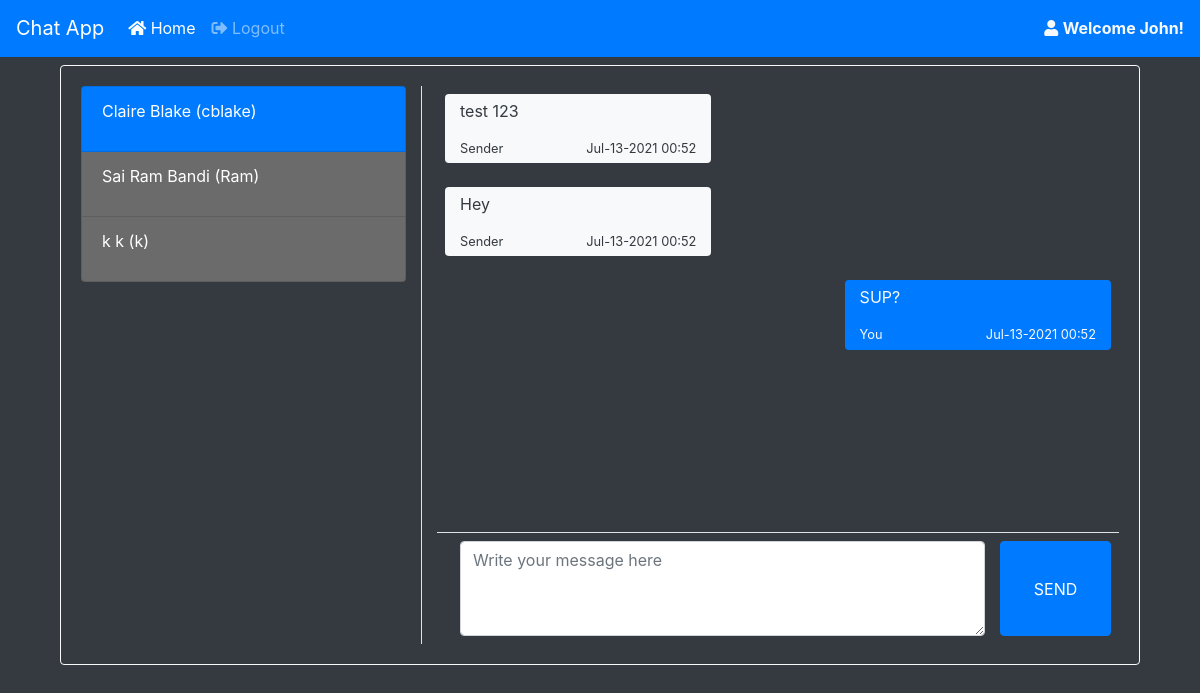
/home/?u=6 (signed in), run on the app's committed database.
### chat/models.py (models this page shows, shortened)
class chatMessages(models.Model):
    user_from = models.ForeignKey(User,
        on_delete=models.CASCADE,related_name="+")
    user_to = models.ForeignKey(User,
        on_delete=models.CASCADE,related_name="+")
    message = models.TextField()
    date_created = models.DateTimeField(default=timezone.now)

### chat/views.py (the view)
# urls.py: path('', views.home, name='chat-home'),
@login_required
def home(request):
    User = get_user_model()
    users = User.objects.all()
    chats = {}
    if request.method == 'GET' and 'u' in request.GET:
        chats = chatMessages.objects.filter(Q(user_from=request.user.id, user_to=request.GET['u']) | Q(user_from=request.GET['u'], user_to=request.user.id))
        chats = chats.order_by('date_created')
    context = {
        "page":"home",
        "users":users,
        "chats":chats,
        "chat_id": int(request.GET['u'] if request.method == 'GET' and 'u' in request.GET else 0)
    }
    print(request.GET['u'] if request.method == 'GET' and 'u' in request.GET else 0)
    return render(request,"chat/home.html",context)

### chat/templates/chat/home.html (shortened to what this page needs)
{% extends 'chat/base.html' %} {% load static %}  {% block content %}
<div class="container" style="height: 75%;">
    <div class="card bg-dark h-100 border-light">
        <div class="card-body h-100">
            <div class="row h-100">
                <div class="col-md-4 border-right h-100">
                    <div class="list-group bg-dark" id='user-list'>
                        {% for u in users %} {% if not u.id == 1 and not u.id == user.id %}
                        <a class="list-group-item {% if u.id != chat_id %}bg-dark{% else %}bg-primary{% endif %} text-white" href="{% url 'chat-home' %}?u={{u.id}}">
                            <div>
                                <p>{{u.first_name}} {{u.last_name}} ({{u.username}})</p>
                            </div>
                        </a>
                        {% endif %} {% endfor %}
                    </div>
                </div>
                <div class="col-md-8 h-100">
                    {% if not chat_id > 0 %}
                    <div class="h-100 d-flex flex-column justify-content-center align-items-center">
                        <h3>Start Chat now</h3>
                        <p><small class="text-muted">Please select a person to chat with.</small></p>
                    </div>
                    {% else%}
                    <div id="chat-box-field" class="h-100">
                        <div class="chat-box" style="height:80%">
                            {% for chat in chats %} {% if chat.user_from == user %}
                            <div class="p-2 w-100 d-flex justify-content-end">
                                <div class=" chat-bubble  ml-2 mb-2 bg-primary text-light rounded" data-id="{{chat.id}}">
                                    <p>{{chat.message}}</p>
                                    <div class="d-flex justify-content-between"><small>You</small> <small>{{chat.date_created|date:"M-d-Y H:i"}}</small></div>
                                </div>
                            </div>
                            {% else %}
                            <div class="p-2 w-100 d-flex justify-content-start">
                                <div class="chat-bubble mr-2 mb-2 bg-light text-dark rounded" data-id="{{chat.id}}">
                                    <p>{{chat.message}}</p>
                                    <div class=" d-flex justify-content-between"><small>Sender</small> <small>{{chat.date_created|date:"M-d-Y H:i"}}</small></div>
                                </div>
                            </div>
                            {% endif %} {% endfor %}
                        </div>
                        <div class="chat-box-form border-top p-2" style="height:20%">
                            <div class="w-100 h-100">
                                <form action="" id="chat-submit" class="h-100 d-flex ">
                                    <div class="col-md-10 h-100">
                                        <textarea name="message" id="" class="h-100 w-100 form-control" placeholder="Write your message here"></textarea>
                                    </div>
                                    <button class="button btn btn-primary h-100 w-100 justify-content-center align-items-center d-flex">SEND</button>
                                </form>
                            </div>
                        </div>
                    </div>
                    {% endif %}
                </div>
            </div>
        </div>
    </div>
</div>
{% endblock %}

### chat/templates/chat/base.html (shortened to what this page needs)
<!DOCTYPE html>
<html lang="en">
{% load static %}
<head>
    <link rel="stylesheet" href="{% static 'css/bootstrap.min.css' %}">
    <link rel="stylesheet" href="{% static 'fontawesome-free/css/all.min.css' %}">
    <link rel="stylesheet" href="{% static 'css/custom.css' %}">
</head>
<body class='bg-dark text-light'>
    <nav class="navbar navbar-expand-lg navbar-dark bg-primary w-100 border-bottom border-primary mb-2" id="top-nav">
        <a class="navbar-brand" href="{% url 'chat-home' %}">Chat App</a>
        <div class="collapse navbar-collapse" id="nav-menu">
            <ul class="navbar-nav mr-auto">
                <li class="nav-item {% if page == 'home' %} active {% endif %}">
                    <a class="nav-link" href="{% url 'chat-home' %}"><i class="fa fa-home"></i> Home</a>
                </li>
                <li class="nav-item">
                    <a class="nav-link" href="{% url 'chat-logout' %}"><i class="fa fa-sign-out-alt"></i> Logout</a>
                </li>
            </ul>
            {% if user.is_authenticated %}
            <span><a class="text-light"  href="{% url 'chat-profile' %}"><i class="fa fa-user"></i> <b>Welcome {{user.first_name}}!</b></a></span> {% endif %}
        </div>
    </nav>
    <div class="container h-100">
        {% block content %}{% endblock content %}
    </div>
</body>
</html>

### static/css/custom.css (style rules this page uses)
html, body { height: 100%; width: 100%; }

### chat/templates/chat/base.html (style rules this page uses)
html, body { height: 100%; width: 100%; }

### chat/templates/chat/home.html (style rules this page uses)
#user-list a.bg-dark { background-color: rgb(107, 107, 107) !important; }
.list-group-item { cursor: pointer }
.chat-bubble { min-width: 40%; max-width: 80%; padding: 5px 15px; }
.chat-box { overflow: auto; max-width: 100%; }

### data on the page
chatMessages: message "test 123", date_created "Jul-13-2021 00:52"
chatMessages: message "Hey", date_created "Jul-13-2021 00:52"
chatMessages: message "SUP?", date_created "Jul-13-2021 00:52"

### other printed values
{{ user.first_name }} "John"
{{ u.first_name }} "Claire"
{{ u.last_name }} "Blake"
{{ u.username }} "cblake"
{{ u.first_name }} "Sai Ram"
{{ u.last_name }} "Bandi"
{{ u.username }} "Ram"
{{ u.first_name }} "k"
{{ u.last_name }} "k"
{{ u.username }} "k"
